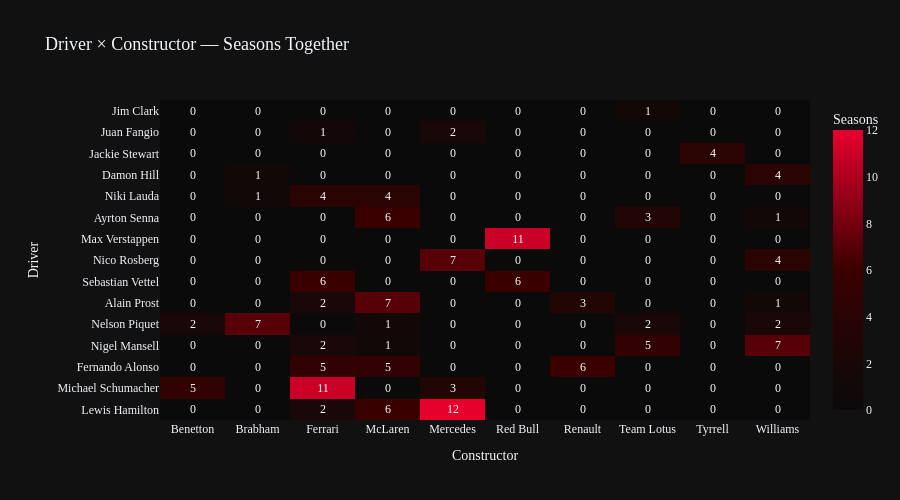

The code cell stored with this chart in its notebook:
### Markdown cell above
## 7. Driver × Team Heatmap — Seasons Together

A matrix showing how many seasons the top drivers spent at each top team. Darker cells indicate longer partnerships.

### Code cell
top_drivers_15 = df.groupby('Driver')['Win'].sum().nlargest(15).index.tolist()
top_teams_10 = df.groupby('Constructor')['Win'].sum().nlargest(10).index.tolist()

heat_df = partnerships[
    partnerships['Driver'].isin(top_drivers_15) & 
    partnerships['Constructor'].isin(top_teams_10)
]

heat_pivot = heat_df.pivot_table(index='Driver', columns='Constructor', values='seasons', fill_value=0)
# Order by total seasons
heat_pivot = heat_pivot.loc[heat_pivot.sum(axis=1).sort_values(ascending=True).index]

fig = px.imshow(
    heat_pivot.values,
    labels=dict(x='Constructor', y='Driver', color='Seasons'),
    x=heat_pivot.columns.tolist(),
    y=heat_pivot.index.tolist(),
    color_continuous_scale=['#0a0a0a', '#3a0000', '#e8002d'],
    title='Driver × Constructor — Seasons Together',
    template='plotly_dark',
    aspect='auto'
)
fig.update_layout(
    font=dict(family='DM Sans'), title_font_size=18, height=500,
    margin=dict(l=160)
)
fig.update_traces(text=heat_pivot.values.astype(int), texttemplate='%{text}')
fig.show()

### Figure 1 — Plotly figure (JSON) as saved in the notebook; plotly's stock layout.template omitted (floating-point values rounded to 4 significant figures; data arrays with more than 128 entries replaced by an {"elided": "..."} marker saying what was removed)
{"data": [{"coloraxis": "coloraxis", "hovertemplate": "Constructor: %{x}<br>Driver: %{y}<br>Seasons: %{z}<extra></extra>", "name": "0", "text": {"elided": "15x10 int values"}, "texttemplate": "%{text}", "type": "heatmap", "x": ["Benetton", "Brabham", "Ferrari", "McLaren", "Mercedes", "Red Bull", "Renault", "Team Lotus", "Tyrrell", "Williams"], "xaxis": "x", "y": ["Jim Clark", "Juan Fangio", "Jackie Stewart", "Damon Hill", "Niki Lauda", "Ayrton Senna", "Max Verstappen", "Nico Rosberg", "Sebastian Vettel", "Alain Prost", "Nelson Piquet", "Nigel Mansell", "Fernando Alonso", "Michael Schumacher", "Lewis Hamilton"], "yaxis": "y", "z": {"elided": "15x10 float values"}}], "layout": {"coloraxis": {"colorbar": {"title": {"text": "Seasons"}}, "colorscale": [[0, "#0a0a0a"], [0.5, "#3a0000"], [1, "#e8002d"]]}, "font": {"family": "DM Sans"}, "height": 500, "margin": {"l": 160}, "title": {"font": {"size": 18}, "text": "Driver × Constructor — Seasons Together"}, "xaxis": {"anchor": "y", "domain": [0, 1], "title": {"text": "Constructor"}}, "yaxis": {"anchor": "x", "autorange": "reversed", "domain": [0, 1], "title": {"text": "Driver"}}}}
